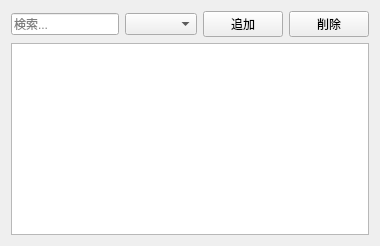
<?xml version="1.0" encoding="UTF-8"?>
<ui version="4.0">
 <class>GenericTableEditor</class>
 <widget class="QWidget" name="genericTableEditor"><layout class="QVBoxLayout" name="verticalLayout_tableEditor"><item><layout class="QHBoxLayout" name="horizontalLayout_tableToolbar"><item><widget class="QLineEdit" name="tableSearchEdit"><property name="placeholderText"><string>検索...</string></property></widget></item><item><widget class="QComboBox" name="tableFilterCombo"/></item><item><widget class="QPushButton" name="tableAddRowButton"><property name="text"><string>追加</string></property></widget></item><item><widget class="QPushButton" name="tableDeleteRowButton"><property name="text"><string>削除</string></property></widget></item></layout></item><item><widget class="QTableView" name="tableView"><property name="alternatingRowColors"><bool>true</bool></property></widget></item></layout></widget>
 <resources/>
 <connections/>
</ui>
